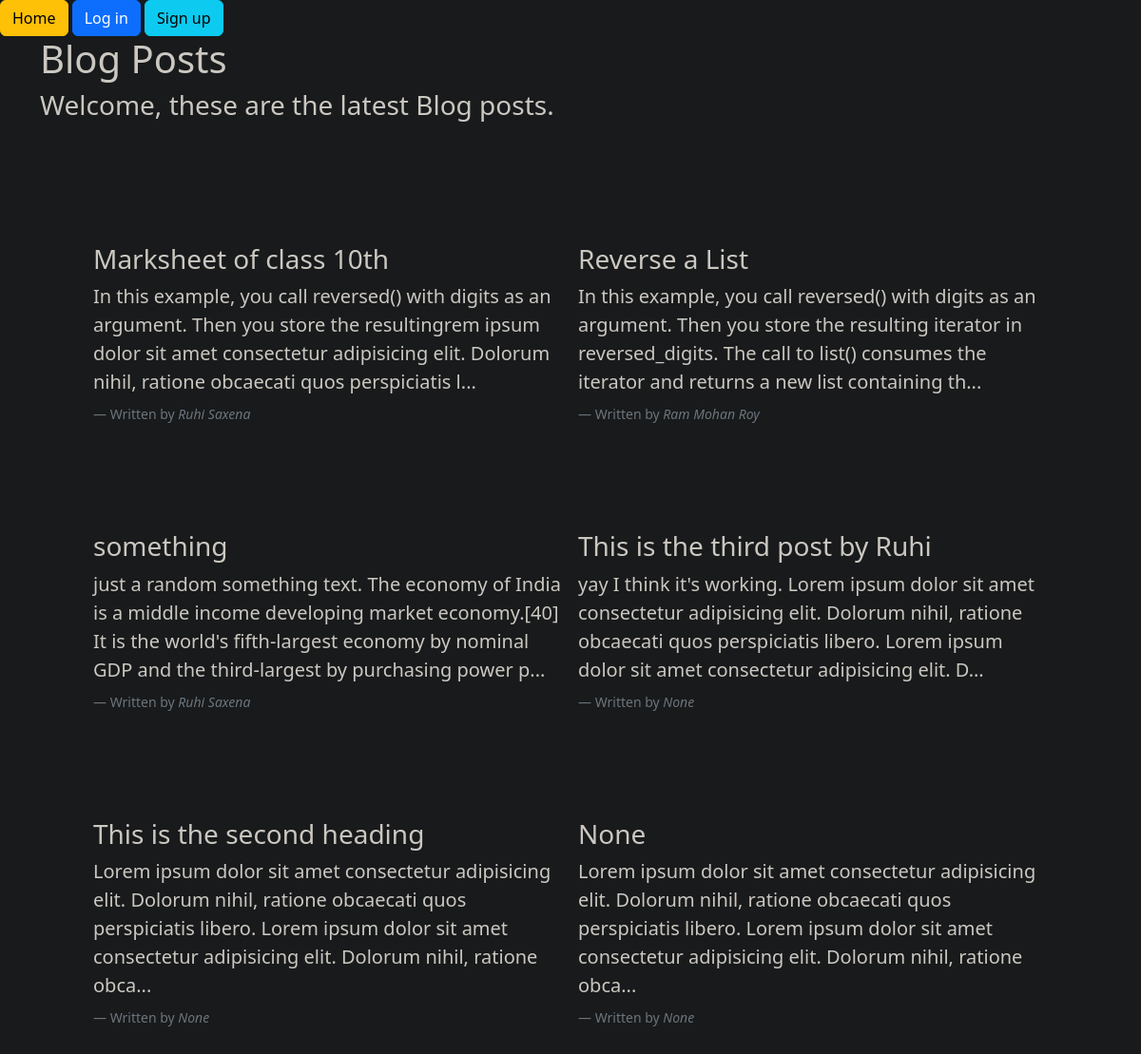
The page / on the database its author committed.
### assets/models.py (models this page shows)
class Posts(db.Model):
    id = db.Column(db.Integer(), primary_key = True)
    post_heading = db.Column(db.String)
    post = db.Column(db.String(5000), nullable = False, unique = True)
    likes_count = db.Column(db.Integer(), nullable=True)
    dislikes_count = db.Column(db.Integer(), nullable=True)
    userid = db.Column(db.Integer(), db.ForeignKey('user.id'))
    post_userfullname = db.Column(db.String(25), db.ForeignKey('user.fullname'))

### assets/routes.py (the view)
@app.route('/')
def home():
    posts = Posts.query.all()
    posts.reverse()
    if 'username' in session:
        user = User.query.filter_by(username=session['username']).first()
    else:
        user = ''
    return render_template('home.html', posts = posts, user=user)         # here need to send signedIn = true or false as a string value.

### assets/templates/home.html (shortened to what this page needs)
{% extends "base.html" %}
{% block css %}{{url_for("static", filename='css/home.css')}}{% endblock %}
{% block body %}
    <div class="container">
        <h1>Blog Posts</h1>
        <h3>Welcome, these are the latest Blog posts.</h3><br>
        <div class="d-flex p-5" id="posts">
        {% if posts %}
        {% for post in posts %}
            <div class="p-2 py-5 w-50">
                <h3>{{ post.post_heading }}</h3>
                <span class="lead">{{ post.post[0:200] }}...</span>
                <br>
                <br>
                <footer class="blockquote-footer">Written by <cite title="Source Title">{{ post.post_userfullname }}</cite></footer>
            </div>
            {% endfor %}
            {% endif %}
        </div>
    </div>
{% endblock %}

### assets/templates/base.html (shortened to what this page needs)
<!DOCTYPE html>
<html lang="en">
  <head>
    <link
      href="https://cdn.jsdelivr.net/npm/bootstrap@5.2.0/dist/css/bootstrap.min.css"
      rel="stylesheet"
    />
    <link rel="stylesheet" href="{{ url_for('static', filename = 'css/base.css') }}">
    <link rel="stylesheet" href="{% block css %}{% endblock %}" />
  </head>
  <body>
    <a href="{{ url_for('home') }}"><button class="btn btn-warning">Home</button></a>
    {% if user %}
      <a href="{{ url_for('logout') }}"><button class="btn btn-danger">Log out</button></a>
    {% else %}
      <a href="{{ url_for('login') }}"><button class="btn btn-primary">Log in</button></a>
      <a href="{{ url_for('signup') }}"><button class="btn btn-info">Sign up</button></a>
    {% endif %}
    {% block body %} {% endblock %}
  </body>
</html>

### assets/static/css/base.css (style rules this page uses)
body { background-color: #181a1b; color: #cbc7c1; }

### assets/static/css/home.css (style rules this page uses)
#posts { flex-wrap: wrap; }

### rows shown on the page
Posts: post_heading "Marksheet of class 10th", post "In this example, you call reversed() with digits as an argument. Then you store the resultingrem ipsum dolor sit amet consectetur adipisicing elit. Dolorum nihil, ratione obcaecati quos perspiciatis l", post_userfullname "Ruhi Saxena"
Posts: post_heading "Reverse a List", post "In this example, you call reversed() with digits as an argument. Then you store the resulting iterator in reversed_digits. The call to list() consumes the iterator and returns a new list containing th", post_userfullname "Ram Mohan Roy"
Posts: post_heading "something", post "just a random something text. The economy of India is a middle income developing market economy.[40] It is the world's fifth-largest economy by nominal GDP and the third-largest by purchasing power p", post_userfullname "Ruhi Saxena"
Posts: post_heading "This is the third post by Ruhi", post "yay I think it's working. Lorem ipsum dolor sit amet consectetur adipisicing elit. Dolorum nihil, ratione obcaecati quos perspiciatis libero. Lorem ipsum dolor sit amet consectetur adipisicing elit. D", post_userfullname "None"
Posts: post_heading "This is the second heading", post "Lorem ipsum dolor sit amet consectetur adipisicing elit. Dolorum nihil, ratione obcaecati quos perspiciatis libero. Lorem ipsum dolor sit amet consectetur adipisicing elit. Dolorum nihil, ratione obca", post_userfullname "None"
Posts: post_heading "None", post "Lorem ipsum dolor sit amet consectetur adipisicing elit. Dolorum nihil, ratione obcaecati quos perspiciatis libero. Lorem ipsum dolor sit amet consectetur adipisicing elit. Dolorum nihil, ratione obca", post_userfullname "None"
